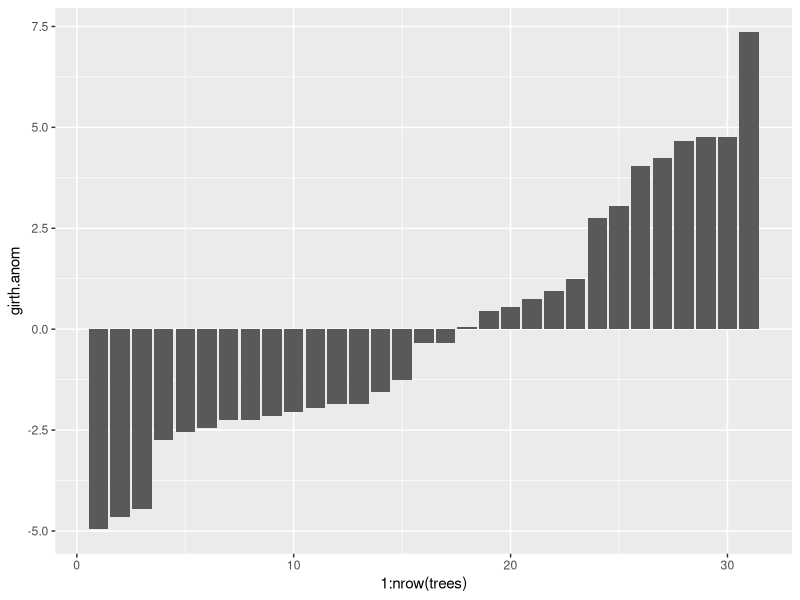
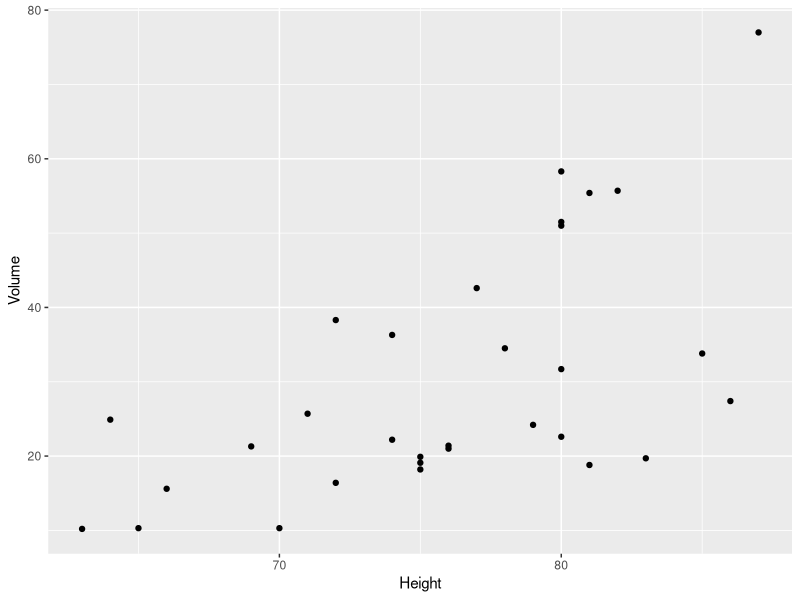
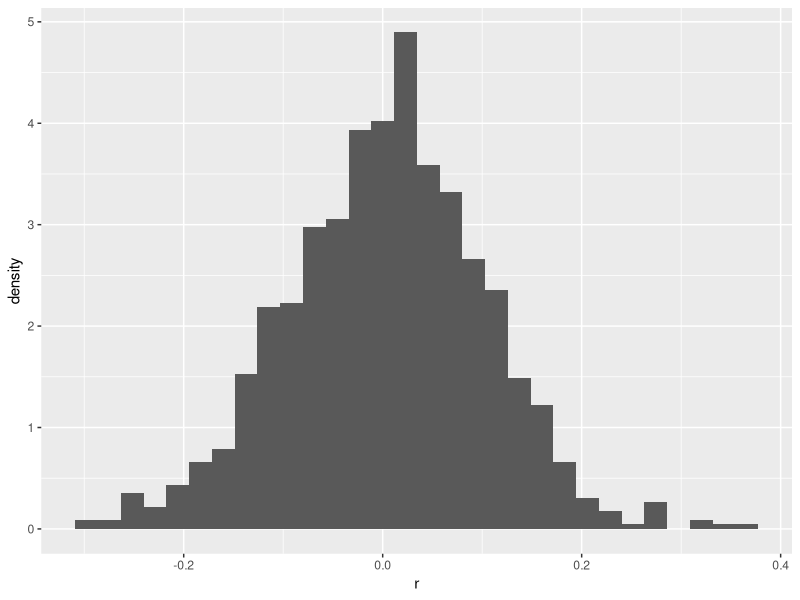
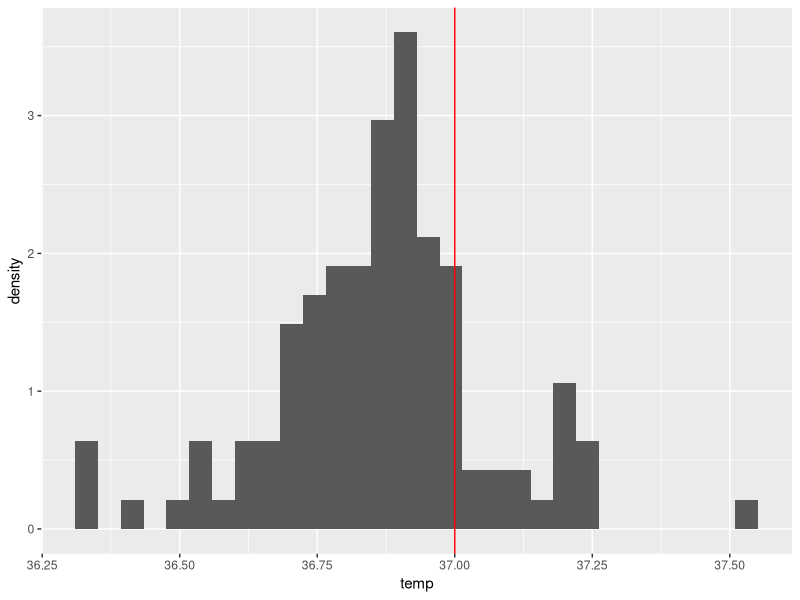
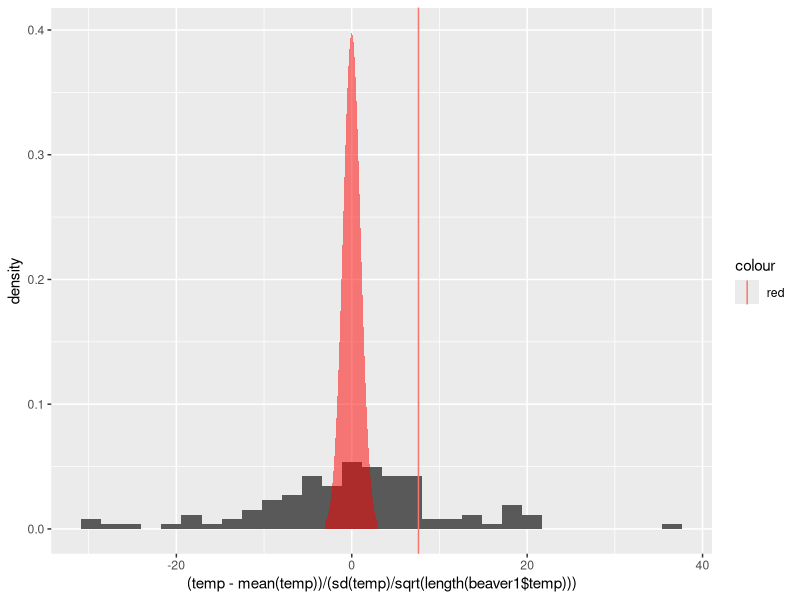
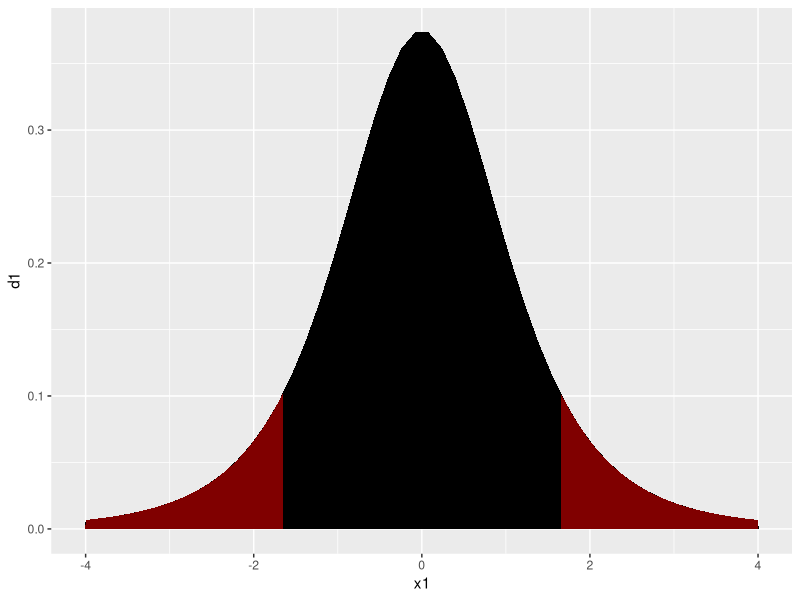

Write R code to recreate these figures, in order.
## ---- chunk 1
head(trees)
## ---- chunk 2
girthAnom = trees[,1]-mean(trees[,1])
girthVar = t(girthAnom)%*%girthAnom
print(girthVar)
## ---- chunk 3
library(ggplot2)
mean.girth = mean(trees$Girth)
trees = trees
trees$girth.anom = trees$Girth-mean.girth
head(trees)
ggplot(trees,aes(x=1:nrow(trees),y=girth.anom))+geom_bar(stat="identity")

## ---- chunk 4
ggplot(trees,aes(x=Height, y=Volume)) + geom_point() 
## ---- chunk 5
height.anom = trees$Height - mean(trees$Height)
volume.anom = trees$Volume - mean(trees$Volume)
covarianceHV = t(height.anom) %*% volume.anom
print(covarianceHV)

## ---- chunk 6
girth.anom = trees$Girth - mean(trees$Girth)
volume.anom = trees$Volume - mean(trees$Volume)
covarianceGV = t(girth.anom) %*% volume.anom
print(covarianceGV)

## ---- chunk 7
maxCovHV = sqrt(t(height.anom)%*%height.anom * t(volume.anom)%*%(volume.anom))
maxCovGV =  sqrt(t(girth.anom)%*%girth.anom * t(volume.anom)%*%(volume.anom))

rhoHV = covarianceHV/maxCovHV
rhoGV = covarianceGV/maxCovGV

print(rhoHV)
print(rhoGV)
## ---- chunk 8
print(cor(trees$Height,trees$Volume))
print(cor(trees$Girth,trees$Volume))

## ---- chunk 9
r=c()#Initialize a spot for our random calculations to go
for(i in 1:1000){#lets do this a thousand times
  rd1 = rnorm(100)#simulate data each time through the loop
  rd2 = rnorm(100)#twice
  r[i] = cor(rd1,rd2)#correlate and store the values
}
#now let's plot it
ggplot()+geom_histogram(aes(x=r,y=..density..)) #Let's look at my favorite plot


## ---- chunk 10
#Lets take a look at our observations
ggplot(beaver1)+geom_histogram(aes(x=temp,y=..density..))+geom_vline(xintercept = 37,color="red")
## ---- chunk 11
#Lets take a look at our observations
myplot = ggplot(beaver1)+geom_histogram(aes(x=(temp-mean(temp))/(sd(temp)/sqrt(length(beaver1$temp))),y=..density..))+geom_vline(aes(xintercept = (37-mean(beaver1$temp))/(sd(beaver1$temp)/sqrt(length(beaver1$temp))),color="red"))
#and let's add a tdistribution
td = dt(seq(-3,3,by=.1),df=length(beaver1$temp)-2)
ndf = data.frame(x=seq(-3,3,by=.1),y=td)

myplot+geom_area(data=ndf,aes(x=x,y=y),fill="red",alpha=0.5)

## ---- chunk 12
Tstat = (37-mean(beaver1$temp))/(sd(beaver1$temp)/sqrt(length(beaver1$temp)))
print(Tstat)
## ---- chunk 13
pval = pt(Tstat,df = length(beaver1$temp)-2)
print(pval)
## ---- chunk 14
tstatHi = 0.03/(sd(beaver1$temp)/sqrt(length(beaver1$temp)))
tstatLo = -0.03/(sd(beaver1$temp)/sqrt(length(beaver1$temp)))

x1 = seq(-4,4,length.out = 50)
d1 = dt(x1,df=length(beaver1-2))
x2 = seq(tstatHi,4,length.out = 50)
d2 = dt(x2,df=length(beaver1-2))
x3 = seq(-4,tstatLo,length.out = 50)
d3 = dt(x3,df=length(beaver1-2))

plotdf = data.frame(x1,x2,x3,d1,d2,d3)
ggplot(plotdf)+geom_area(aes(x1,d1),fill = "black")+geom_area(aes(x2,d2),fill="red",alpha=0.5)+geom_area(aes(x3,d3),fill="red",alpha=0.5)
## ---- chunk 15
pt(tstatLo,df=length(beaver1$temp))*2
## ---- chunk 16
x=tstatHi#x can be positive or negative now!

pt(-abs(x),df=length(beaver1$temp))*2

## ---- chunk 17
awesome = function(vec){
  out = list()#initialize my list
  out$mean = mean(vec)#calculate and store the mean
  out$sd = sd(vec)#again for sd
  out$input = vec#and store the vector.
  
  return(out)
}


my.out = awesome(rnorm(100)) #let's try with 100 random datapoints
print(my.out$mean)
print(my.out$input)



